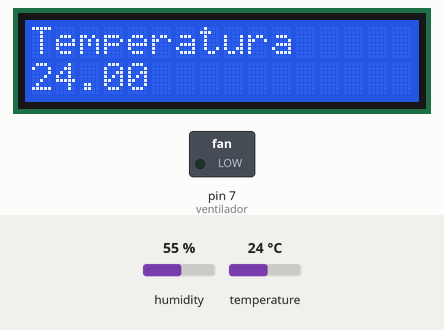
This sketch was run on a simulated Arduino Mega 2560, built with avr-gcc and run on an emulated ATmega2560. Shown: 16×2 character LCD, switched loads named in the sketch (green lamp = pin HIGH). Inputs (shaded band) come from the test bench; at power-on: temperature 24 °C, humidity 55 %. What the sketch prints to the serial monitor is not drawn.

Above: at 2.2 s.
2.3 s: temperature set to 26 °C
At 3.6 s:
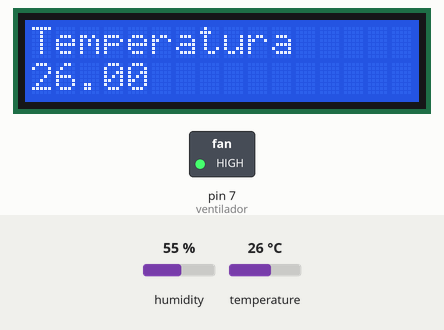
5.0 s: temperature set to 12 °C
At 6.5 s:
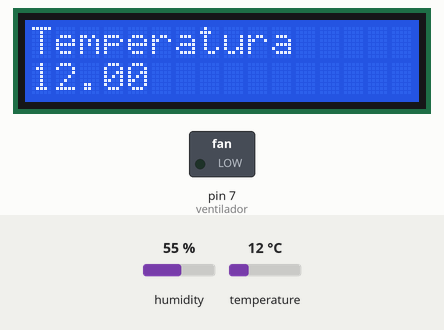
7.7 s: temperature set to 19 °C
At 9.8 s:
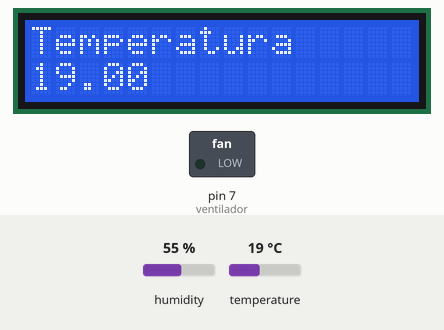
Timing chart, 0 to 11.3 s (numbered marks = the images above; inputs shaded):
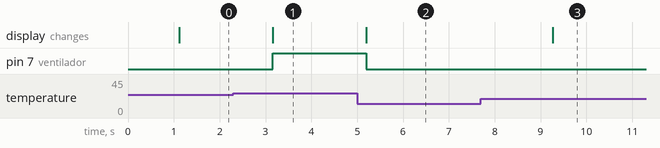

The sketch:

arduinoMega.ino
```cpp
// A01379571 | Juan Daniel Aranda Morales
// A01377098 | Eva Denisse Vargas Sosa
// A01750164 | Paul Martín García Morfín
// ITESM CEM

// TRANSMISOR Y RECEPTOR
// ADUINO MEGA

// Librerías para la comunicación CAN
#include <SPI.h>
#include <mcp2515.h>

//Librería para el sensor de temperatura
#include <DHT.h>

//Librería para la comunicación I2C con LCD
#include <Wire.h>
#include <LiquidCrystal_I2C.h>

// Declaración de la variable para el LCD
LiquidCrystal_I2C lcd(0x27,16,2);

// Estructura de los mensajes a mandar y recibir
struct can_frame canMsgrecibo; // Recibe dato
struct can_frame canMsgenvio;  // Envió dato
MCP2515 mcp2515(53); // Pin CS del Arduino Mega

// Declaración de variables para el sensor de temperatura
#define DHTPIN 3
#define DHTTYPE DHT11
DHT dht(DHTPIN, DHTTYPE);

// Declaración de la variable de temperatura
float temp;

//Límites de la temperatura
float limitInf = 19;
float limitSup = 24;

// Ventilador
int ventilador = 7;

void setup() {
  Serial.begin(115200);

  //Ventilador
  pinMode(ventilador, OUTPUT);

  //Inicializar LCD
  lcd.init();
  lcd.backlight();
  lcd.setCursor (0,0);
  lcd.print ("Iniciando...");
  delay(1000);
  lcd.clear();

  //Inicializar CAN
 // SPI.begin();
  mcp2515.reset();
  mcp2515.setBitrate(CAN_125KBPS);
  mcp2515.setNormalMode();
  canMsgenvio.can_id = 0x037; // ID del Arduino Mega
  canMsgenvio.can_dlc = 1;

  // Inicializador del sensor
  dht.begin();
}

void loop(){

  //Leyendo temperatura
  temp = dht.readTemperature();
  // Posición del cursor en el LCD
  lcd.setCursor (0,0);
  lcd.print ("Temperatura");
  lcd.setCursor (0,1);
  lcd.print(temp);

  //Comparando Temp
  if(temp > limitSup){
    //Enciende ventilador
    digitalWrite(ventilador, HIGH);
  }else{
    //Apaga ventilador
    digitalWrite(ventilador, LOW);
  }

  //Enviando el dato
  canMsgenvio.data[0] = temp; // Actualizar el valor de la distancia en [0]
  mcp2515.sendMessage(&canMsgenvio);
  Serial.println("Dato enviado");
  Serial.println("");
  Serial.println("");

  // Leyendo los mensajes entrantes durante 3s
    receptor();
}

// Función de receptor de mensajes
void receptor()
{
  Serial.println("Recibiendo...");
  if (mcp2515.readMessage(&canMsgrecibo) == MCP2515::ERROR_OK) {
    Serial.println("Dentro del if");
    // Identificación del dispositivo que manda el mensaje
    if(canMsgrecibo.can_id == 0x036){
      // Leyenndo el mensaje
        int movimiento  = canMsgrecibo.data[0];
        Serial.println(movimiento);
        // Imprime STOP/MOVE dependiendo de lo que mensaje diga
        if (movimiento == 1 || movimiento == 2 || movimiento == 3 || movimiento == 4){
          Serial.println("MOVE");
          lcd.setCursor(12,1);
          lcd.print("MOVE");
      }else{
        Serial.println("STOP");
        lcd.setCursor(12,1);
        lcd.print("STOP");
      }

  }
}

//delay(200);
}
```

Measured:
- the behaviour switches between 24 and 25 °C on temperature (found by bisection; images 0 and 1)
- after the input at 2.3 s, pin 7 (ventilador): LOW → HIGH after 0.86 s; the display: changes after 0.86 s (image 1)
- after the input at 5.0 s, pin 7 (ventilador): HIGH → LOW after 0.19 s; the display: changes after 0.19 s (image 2)
- after the input at 7.7 s, the display: changes after 1.6 s (image 3)
